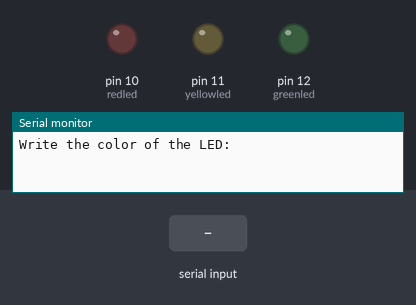
Bench run of a sketch on a simulated Arduino Uno, built with avr-gcc and run on an emulated ATmega328P. Shown: output pins drawn as LEDs (lit = HIGH), the last lines printed to the serial monitor. The test bench sets the inputs (shaded band).

Above: at 1.2 s.
1.3 s: "RED" received over Serial
At 2.9 s:
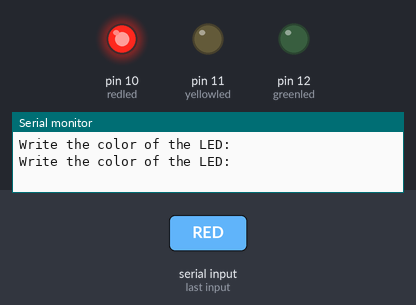
3.8 s: "YELLOW" received over Serial
At 6.0 s:
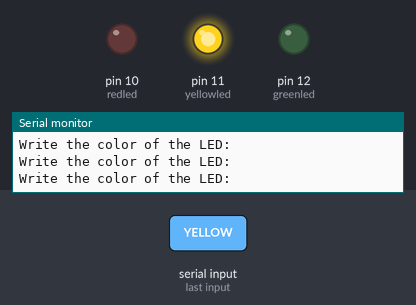
6.3 s: "GREEN" received over Serial
At 8.0 s:
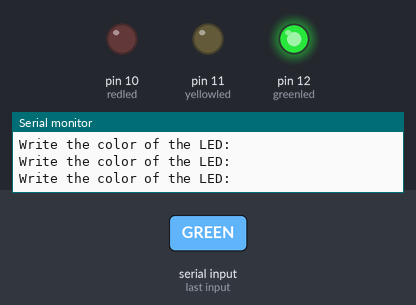
Timing chart, 0 to 9.5 s (numbered marks = the images above; inputs shaded):
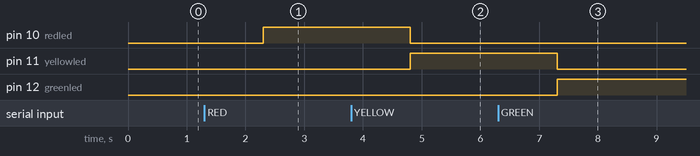

The sketch:

Day_11_2_serial_float.ino
```cpp
int redled=10;
int yellowled=11;
int greenled=12;
String mycolor;
String msg1 = "Write the color of the LED:  ";

void setup() {
  // put your setup code here, to run once:
Serial.begin(9600);
pinMode(redled,OUTPUT);
pinMode(yellowled,OUTPUT);
pinMode(greenled,OUTPUT);
}

void loop() {
  // put your main code here, to run repeatedly:
Serial.println(msg1);
delay(100);
while(Serial.available()==0){

}
mycolor = Serial.readString();
if(mycolor=="RED"){
digitalWrite(redled,HIGH);
digitalWrite(yellowled,LOW);
digitalWrite(greenled,LOW);
}
if(mycolor=="YELLOW"){
digitalWrite(redled,LOW);
digitalWrite(yellowled,HIGH);
digitalWrite(greenled,LOW);
}
if(mycolor=="GREEN"){
digitalWrite(redled,LOW);
digitalWrite(yellowled,LOW);
digitalWrite(greenled,HIGH);
}

}
```

Measured:
- after the input at 1.3 s, pin 10 (redled): LOW → HIGH after 1.0 s
- after the input at 3.8 s, pin 10 (redled): HIGH → LOW after 1.0 s; pin 11 (yellowled): LOW → HIGH after 1.0 s
- after the input at 6.3 s, pin 11 (yellowled): HIGH → LOW after 1.0 s; pin 12 (greenled): LOW → HIGH after 1.0 s
